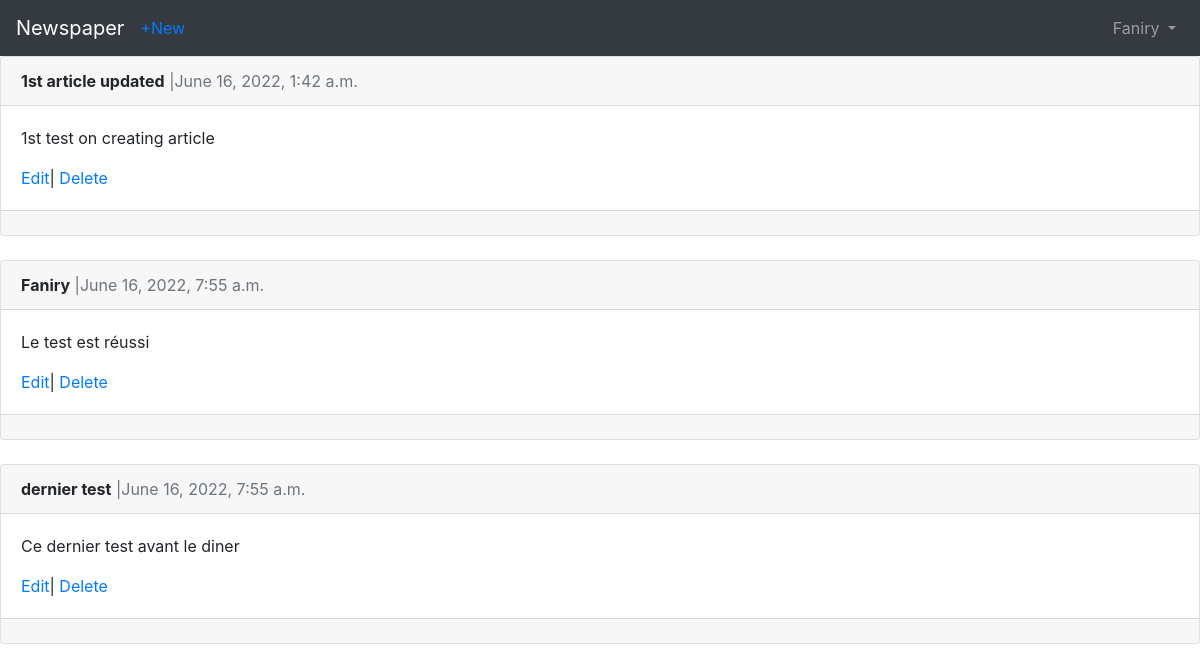
The page /articles/ (signed in) on the database as committed earlier.
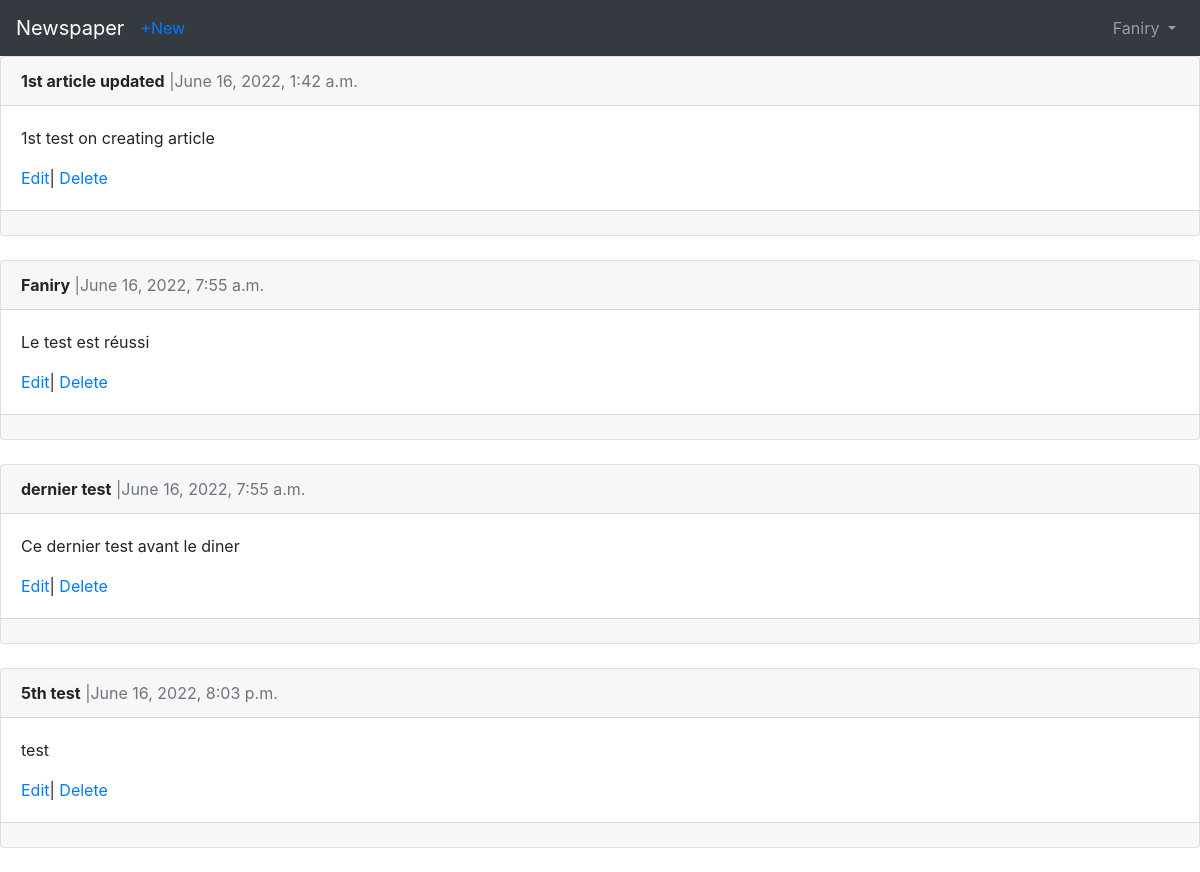
The same page on the database as committed later.
### articles/models.py (models this page shows, shortened)
class Article(models.Model):
    title           =   models.CharField(max_length=255)
    body            =   models.TextField()
    date            =   models.DateTimeField(auto_now_add=True)
    authors         =   models.ForeignKey(get_user_model(),on_delete=models.CASCADE,)

### articles/views.py (the view)
# urls.py: path(''                 ,ArticleListView.as_view()  ,name='article_list'),
class ArticleListView(LoginRequiredMixin,ListView):
    model           =   Article
    template_name   =   'article_list.html'

### templates/article_list.html (shortened to what this page needs)
{% extends 'base.html' %}
{% block content %}
    {% for article in object_list %}
    <div class="card">
        <div class="card-header">
            <span class="font-weight-bold">
                {{article.title}}</span>
            <span class="text-muted">{{article.author}}|{{article.date}}</span>
        </div>
        <div class="card-body">
            <p>{{article.body}}</p>
            <a href="{% url 'article_edit' article.pk %}">Edit</a>|
            <a href="{% url 'article_delete' article.pk%}">Delete</a>
        </div>
        <div class="card-footer text-center text-muted ">
        </div>
    </div>
    <br/>
    {% endfor %}
{% endblock content %}

Rows that differ between the two databases and show on the page:
added Article: title "5th test", date "June 16, 2022, 8:03 p.m.", body "test"
